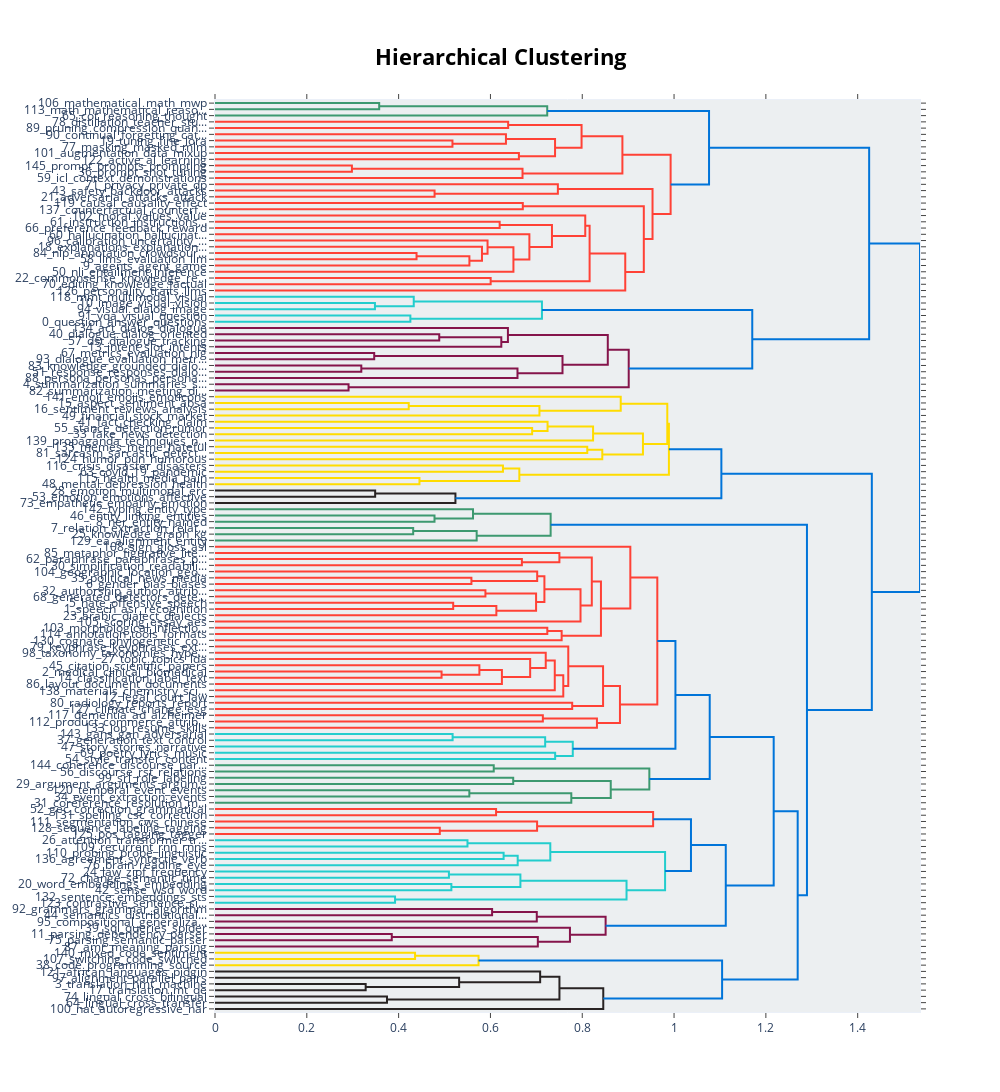

Notebook source saved alongside this figure:
### Markdown cell above
### 5.4 토픽 사이 잠재적 계층구조 시각화

### Code cell
topic_model.visualize_hierarchy()

### Figure 1 — Plotly figure (JSON) as saved in the notebook; plotly's stock layout.template omitted (floating-point values rounded to 4 significant figures; data arrays with more than 128 entries replaced by an {"elided": "..."} marker saying what was removed)
{"data": [{"hoverinfo": "text", "marker": {"color": "rgb(61,153,112)"}, "mode": "lines", "type": "scatter", "x": [0.0, 0.3577, 0.3577, 0.0], "xaxis": "x", "y": [-5.0, -5.0, -15.0, -15.0], "yaxis": "y"}, {"hoverinfo": "text", "marker": {"color": "rgb(61,153,112)"}, "mode": "lines", "type": "scatter", "x": [0.3577, 0.7237, 0.7237, 0.0], "xaxis": "x", "y": [-10.0, -10.0, -25.0, -25.0], "yaxis": "y"}, {"hoverinfo": "text", "marker": {"color": "rgb(255,65,54)"}, "mode": "lines", "type": "scatter", "x": [0.0, 0.6386, 0.6386, 0.0], "xaxis": "x", "y": [-35.0, -35.0, -45.0, -45.0], "yaxis": "y"}, {"hoverinfo": "text", "marker": {"color": "rgb(255,65,54)"}, "mode": "lines", "type": "scatter", "x": [0.0, 0.5173, 0.5173, 0.0], "xaxis": "x", "y": [-65.0, -65.0, -75.0, -75.0], "yaxis": "y"}, {"hoverinfo": "text", "marker": {"color": "rgb(255,65,54)"}, "mode": "lines", "type": "scatter", "x": [0.0, 0.6338, 0.6338, 0.5173], "xaxis": "x", "y": [-55.0, -55.0, -70.0, -70.0], "yaxis": "y"}, {"hoverinfo": "text", "marker": {"color": "rgb(255,65,54)"}, "mode": "lines", "type": "scatter", "x": [0.0, 0.662, 0.662, 0.0], "xaxis": "x", "y": [-85.0, -85.0, -95.0, -95.0], "yaxis": "y"}, {"hoverinfo": "text", "marker": {"color": "rgb(255,65,54)"}, "mode": "lines", "type": "scatter", "x": [0.6338, 0.7407, 0.7407, 0.662], "xaxis": "x", "y": [-62.5, -62.5, -90.0, -90.0], "yaxis": "y"}, {"hoverinfo": "text", "marker": {"color": "rgb(255,65,54)"}, "mode": "lines", "type": "scatter", "x": [0.6386, 0.7985, 0.7985, 0.7407], "xaxis": "x", "y": [-40.0, -40.0, -76.25, -76.25], "yaxis": "y"}, {"hoverinfo": "text", "marker": {"color": "rgb(255,65,54)"}, "mode": "lines", "type": "scatter", "x": [0.0, 0.2982, 0.2982, 0.0], "xaxis": "x", "y": [-105.0, -105.0, -115.0, -115.0], "yaxis": "y"}, {"hoverinfo": "text", "marker": {"color": "rgb(255,65,54)"}, "mode": "lines", "type": "scatter", "x": [0.2982, 0.6699, 0.6699, 0.0], "xaxis": "x", "y": [-110.0, -110.0, -125.0, -125.0], "yaxis": "y"}, {"hoverinfo": "text", "marker": {"color": "rgb(255,65,54)"}, "mode": "lines", "type": "scatter", "x": [0.7985, 0.8875, 0.8875, 0.6699], "xaxis": "x", "y": [-58.12, -58.12, -117.5, -117.5], "yaxis": "y"}, {"hoverinfo": "text", "marker": {"color": "rgb(255,65,54)"}, "mode": "lines", "type": "scatter", "x": [0.0, 0.4783, 0.4783, 0.0], "xaxis": "x", "y": [-145.0, -145.0, -155.0, -155.0], "yaxis": "y"}, {"hoverinfo": "text", "marker": {"color": "rgb(255,65,54)"}, "mode": "lines", "type": "scatter", "x": [0.0, 0.7469, 0.7469, 0.4783], "xaxis": "x", "y": [-135.0, -135.0, -150.0, -150.0], "yaxis": "y"}, {"hoverinfo": "text", "marker": {"color": "rgb(255,65,54)"}, "mode": "lines", "type": "scatter", "x": [0.0, 0.6705, 0.6705, 0.0], "xaxis": "x", "y": [-165.0, -165.0, -175.0, -175.0], "yaxis": "y"}, {"hoverinfo": "text", "marker": {"color": "rgb(255,65,54)"}, "mode": "lines", "type": "scatter", "x": [0.0, 0.6201, 0.6201, 0.0], "xaxis": "x", "y": [-195.0, -195.0, -205.0, -205.0], "yaxis": "y"}, {"hoverinfo": "text", "marker": {"color": "rgb(255,65,54)"}, "mode": "lines", "type": "scatter", "x": [0.0, 0.439, 0.439, 0.0], "xaxis": "x", "y": [-245.0, -245.0, -255.0, -255.0], "yaxis": "y"}, {"hoverinfo": "text", "marker": {"color": "rgb(255,65,54)"}, "mode": "lines", "type": "scatter", "x": [0.439, 0.5542, 0.5542, 0.0], "xaxis": "x", "y": [-250.0, -250.0, -265.0, -265.0], "yaxis": "y"}, {"hoverinfo": "text", "marker": {"color": "rgb(255,65,54)"}, "mode": "lines", "type": "scatter", "x": [0.0, 0.5815, 0.5815, 0.5542], "xaxis": "x", "y": [-235.0, -235.0, -257.5, -257.5], "yaxis": "y"}, {"hoverinfo": "text", "marker": {"color": "rgb(255,65,54)"}, "mode": "lines", "type": "scatter", "x": [0.0, 0.5937, 0.5937, 0.5815], "xaxis": "x", "y": [-225.0, -225.0, -246.2, -246.2], "yaxis": "y"}, {"hoverinfo": "text", "marker": {"color": "rgb(255,65,54)"}, "mode": "lines", "type": "scatter", "x": [0.5937, 0.6501, 0.6501, 0.0], "xaxis": "x", "y": [-235.6, -235.6, -275.0, -275.0], "yaxis": "y"}, {"hoverinfo": "text", "marker": {"color": "rgb(255,65,54)"}, "mode": "lines", "type": "scatter", "x": [0.0, 0.6849, 0.6849, 0.6501], "xaxis": "x", "y": [-215.0, -215.0, -255.3, -255.3], "yaxis": "y"}, {"hoverinfo": "text", "marker": {"color": "rgb(255,65,54)"}, "mode": "lines", "type": "scatter", "x": [0.6201, 0.734, 0.734, 0.6849], "xaxis": "x", "y": [-200.0, -200.0, -235.2, -235.2], "yaxis": "y"}, {"hoverinfo": "text", "marker": {"color": "rgb(255,65,54)"}, "mode": "lines", "type": "scatter", "x": [0.0, 0.8065, 0.8065, 0.734], "xaxis": "x", "y": [-185.0, -185.0, -217.6, -217.6], "yaxis": "y"}, {"hoverinfo": "text", "marker": {"color": "rgb(255,65,54)"}, "mode": "lines", "type": "scatter", "x": [0.0, 0.6005, 0.6005, 0.0], "xaxis": "x", "y": [-285.0, -285.0, -295.0, -295.0], "yaxis": "y"}, {"hoverinfo": "text", "marker": {"color": "rgb(255,65,54)"}, "mode": "lines", "type": "scatter", "x": [0.8065, 0.816, 0.816, 0.6005], "xaxis": "x", "y": [-201.3, -201.3, -290.0, -290.0], "yaxis": "y"}, {"hoverinfo": "text", "marker": {"color": "rgb(255,65,54)"}, "mode": "lines", "type": "scatter", "x": [0.816, 0.8937, 0.8937, 0.0], "xaxis": "x", "y": [-245.6, -245.6, -305.0, -305.0], "yaxis": "y"}, {"hoverinfo": "text", "marker": {"color": "rgb(255,65,54)"}, "mode": "lines", "type": "scatter", "x": [0.6705, 0.9341, 0.9341, 0.8937], "xaxis": "x", "y": [-170.0, -170.0, -275.3, -275.3], "yaxis": "y"}, {"hoverinfo": "text", "marker": {"color": "rgb(255,65,54)"}, "mode": "lines", "type": "scatter", "x": [0.7469, 0.9531, 0.9531, 0.9341], "xaxis": "x", "y": [-142.5, -142.5, -222.7, -222.7], "yaxis": "y"}, {"hoverinfo": "text", "marker": {"color": "rgb(255,65,54)"}, "mode": "lines", "type": "scatter", "x": [0.8875, 0.9925, 0.9925, 0.9531], "xaxis": "x", "y": [-87.81, -87.81, -182.6, -182.6], "yaxis": "y"}, {"hoverinfo": "text", "marker": {"color": "rgb(0,116,217)"}, "mode": "lines", "type": "scatter", "x": [0.7237, 1.076, 1.076, 0.9925], "xaxis": "x", "y": [-17.5, -17.5, -135.2, -135.2], "yaxis": "y"}, {"hoverinfo": "text", "marker": {"color": "rgb(35,205,205)"}, "mode": "lines", "type": "scatter", "x": [0.0, 0.3484, 0.3484, 0.0], "xaxis": "x", "y": [-325.0, -325.0, -335.0, -335.0], "yaxis": "y"}, {"hoverinfo": "text", "marker": {"color": "rgb(35,205,205)"}, "mode": "lines", "type": "scatter", "x": [0.0, 0.4329, 0.4329, 0.3484], "xaxis": "x", "y": [-315.0, -315.0, -330.0, -330.0], "yaxis": "y"}, {"hoverinfo": "text", "marker": {"color": "rgb(35,205,205)"}, "mode": "lines", "type": "scatter", "x": [0.0, 0.4256, 0.4256, 0.0], "xaxis": "x", "y": [-345.0, -345.0, -355.0, -355.0], "yaxis": "y"}, {"hoverinfo": "text", "marker": {"color": "rgb(35,205,205)"}, "mode": "lines", "type": "scatter", "x": [0.4329, 0.7122, 0.7122, 0.4256], "xaxis": "x", "y": [-322.5, -322.5, -350.0, -350.0], "yaxis": "y"}, {"hoverinfo": "text", "marker": {"color": "rgb(133,20,75)"}, "mode": "lines", "type": "scatter", "x": [0.0, 0.4885, 0.4885, 0.0], "xaxis": "x", "y": [-375.0, -375.0, -385.0, -385.0], "yaxis": "y"}, {"hoverinfo": "text", "marker": {"color": "rgb(133,20,75)"}, "mode": "lines", "type": "scatter", "x": [0.4885, 0.6237, 0.6237, 0.0], "xaxis": "x", "y": [-380.0, -380.0, -395.0, -395.0], "yaxis": "y"}, {"hoverinfo": "text", "marker": {"color": "rgb(133,20,75)"}, "mode": "lines", "type": "scatter", "x": [0.0, 0.6381, 0.6381, 0.6237], "xaxis": "x", "y": [-365.0, -365.0, -387.5, -387.5], "yaxis": "y"}, {"hoverinfo": "text", "marker": {"color": "rgb(133,20,75)"}, "mode": "lines", "type": "scatter", "x": [0.0, 0.3468, 0.3468, 0.0], "xaxis": "x", "y": [-405.0, -405.0, -415.0, -415.0], "yaxis": "y"}, {"hoverinfo": "text", "marker": {"color": "rgb(133,20,75)"}, "mode": "lines", "type": "scatter", "x": [0.0, 0.3187, 0.3187, 0.0], "xaxis": "x", "y": [-425.0, -425.0, -435.0, -435.0], "yaxis": "y"}, {"hoverinfo": "text", "marker": {"color": "rgb(133,20,75)"}, "mode": "lines", "type": "scatter", "x": [0.3187, 0.6589, 0.6589, 0.0], "xaxis": "x", "y": [-430.0, -430.0, -445.0, -445.0], "yaxis": "y"}, {"hoverinfo": "text", "marker": {"color": "rgb(133,20,75)"}, "mode": "lines", "type": "scatter", "x": [0.3468, 0.757, 0.757, 0.6589], "xaxis": "x", "y": [-410.0, -410.0, -437.5, -437.5], "yaxis": "y"}, {"hoverinfo": "text", "marker": {"color": "rgb(133,20,75)"}, "mode": "lines", "type": "scatter", "x": [0.6381, 0.8556, 0.8556, 0.757], "xaxis": "x", "y": [-376.2, -376.2, -423.8, -423.8], "yaxis": "y"}, {"hoverinfo": "text", "marker": {"color": "rgb(133,20,75)"}, "mode": "lines", "type": "scatter", "x": [0.0, 0.2909, 0.2909, 0.0], "xaxis": "x", "y": [-455.0, -455.0, -465.0, -465.0], "yaxis": "y"}, {"hoverinfo": "text", "marker": {"color": "rgb(133,20,75)"}, "mode": "lines", "type": "scatter", "x": [0.8556, 0.9012, 0.9012, 0.2909], "xaxis": "x", "y": [-400.0, -400.0, -460.0, -460.0], "yaxis": "y"}, {"hoverinfo": "text", "marker": {"color": "rgb(0,116,217)"}, "mode": "lines", "type": "scatter", "x": [0.7122, 1.17, 1.17, 0.9012], "xaxis": "x", "y": [-336.2, -336.2, -430.0, -430.0], "yaxis": "y"}, {"hoverinfo": "text", "marker": {"color": "rgb(0,116,217)"}, "mode": "lines", "type": "scatter", "x": [1.076, 1.425, 1.425, 1.17], "xaxis": "x", "y": [-76.35, -76.35, -383.1, -383.1], "yaxis": "y"}, {"hoverinfo": "text", "marker": {"color": "rgb(255,220,0)"}, "mode": "lines", "type": "scatter", "x": [0.0, 0.422, 0.422, 0.0], "xaxis": "x", "y": [-485.0, -485.0, -495.0, -495.0], "yaxis": "y"}, {"hoverinfo": "text", "marker": {"color": "rgb(255,220,0)"}, "mode": "lines", "type": "scatter", "x": [0.422, 0.7067, 0.7067, 0.0], "xaxis": "x", "y": [-490.0, -490.0, -505.0, -505.0], "yaxis": "y"}, {"hoverinfo": "text", "marker": {"color": "rgb(255,220,0)"}, "mode": "lines", "type": "scatter", "x": [0.0, 0.8838, 0.8838, 0.7067], "xaxis": "x", "y": [-475.0, -475.0, -497.5, -497.5], "yaxis": "y"}, {"hoverinfo": "text", "marker": {"color": "rgb(255,220,0)"}, "mode": "lines", "type": "scatter", "x": [0.0, 0.6909, 0.6909, 0.0], "xaxis": "x", "y": [-525.0, -525.0, -535.0, -535.0], "yaxis": "y"}, {"hoverinfo": "text", "marker": {"color": "rgb(255,220,0)"}, "mode": "lines", "type": "scatter", "x": [0.0, 0.7244, 0.7244, 0.6909], "xaxis": "x", "y": [-515.0, -515.0, -530.0, -530.0], "yaxis": "y"}, {"hoverinfo": "text", "marker": {"color": "rgb(255,220,0)"}, "mode": "lines", "type": "scatter", "x": [0.7244, 0.8236, 0.8236, 0.0], "xaxis": "x", "y": [-522.5, -522.5, -545.0, -545.0], "yaxis": "y"}, {"hoverinfo": "text", "marker": {"color": "rgb(255,220,0)"}, "mode": "lines", "type": "scatter", "x": [0.0, 0.8109, 0.8109, 0.0], "xaxis": "x", "y": [-555.0, -555.0, -565.0, -565.0], "yaxis": "y"}, {"hoverinfo": "text", "marker": {"color": "rgb(255,220,0)"}, "mode": "lines", "type": "scatter", "x": [0.8109, 0.8437, 0.8437, 0.0], "xaxis": "x", "y": [-560.0, -560.0, -575.0, -575.0], "yaxis": "y"}, {"hoverinfo": "text", "marker": {"color": "rgb(255,220,0)"}, "mode": "lines", "type": "scatter", "x": [0.8236, 0.9322, 0.9322, 0.8437], "xaxis": "x", "y": [-533.8, -533.8, -567.5, -567.5], "yaxis": "y"}, {"hoverinfo": "text", "marker": {"color": "rgb(255,220,0)"}, "mode": "lines", "type": "scatter", "x": [0.8838, 0.9853, 0.9853, 0.9322], "xaxis": "x", "y": [-486.2, -486.2, -550.6, -550.6], "yaxis": "y"}, {"hoverinfo": "text", "marker": {"color": "rgb(255,220,0)"}, "mode": "lines", "type": "scatter", "x": [0.0, 0.6273, 0.6273, 0.0], "xaxis": "x", "y": [-585.0, -585.0, -595.0, -595.0], "yaxis": "y"}, {"hoverinfo": "text", "marker": {"color": "rgb(255,220,0)"}, "mode": "lines", "type": "scatter", "x": [0.0, 0.4454, 0.4454, 0.0], "xaxis": "x", "y": [-605.0, -605.0, -615.0, -615.0], "yaxis": "y"}, {"hoverinfo": "text", "marker": {"color": "rgb(255,220,0)"}, "mode": "lines", "type": "scatter", "x": [0.6273, 0.6629, 0.6629, 0.4454], "xaxis": "x", "y": [-590.0, -590.0, -610.0, -610.0], "yaxis": "y"}, {"hoverinfo": "text", "marker": {"color": "rgb(255,220,0)"}, "mode": "lines", "type": "scatter", "x": [0.9853, 0.9888, 0.9888, 0.6629], "xaxis": "x", "y": [-518.4, -518.4, -600.0, -600.0], "yaxis": "y"}, {"hoverinfo": "text", "marker": {"color": "rgb(40,35,35)"}, "mode": "lines", "type": "scatter", "x": [0.0, 0.3489, 0.3489, 0.0], "xaxis": "x", "y": [-625.0, -625.0, -635.0, -635.0], "yaxis": "y"}, {"hoverinfo": "text", "marker": {"color": "rgb(40,35,35)"}, "mode": "lines", "type": "scatter", "x": [0.3489, 0.5237, 0.5237, 0.0], "xaxis": "x", "y": [-630.0, -630.0, -645.0, -645.0], "yaxis": "y"}, {"hoverinfo": "text", "marker": {"color": "rgb(0,116,217)"}, "mode": "lines", "type": "scatter", "x": [0.9888, 1.103, 1.103, 0.5237], "xaxis": "x", "y": [-559.2, -559.2, -637.5, -637.5], "yaxis": "y"}, {"hoverinfo": "text", "marker": {"color": "rgb(61,153,112)"}, "mode": "lines", "type": "scatter", "x": [0.0, 0.4781, 0.4781, 0.0], "xaxis": "x", "y": [-665.0, -665.0, -675.0, -675.0], "yaxis": "y"}, {"hoverinfo": "text", "marker": {"color": "rgb(61,153,112)"}, "mode": "lines", "type": "scatter", "x": [0.0, 0.562, 0.562, 0.4781], "xaxis": "x", "y": [-655.0, -655.0, -670.0, -670.0], "yaxis": "y"}, {"hoverinfo": "text", "marker": {"color": "rgb(61,153,112)"}, "mode": "lines", "type": "scatter", "x": [0.0, 0.4317, 0.4317, 0.0], "xaxis": "x", "y": [-685.0, -685.0, -695.0, -695.0], "yaxis": "y"}, {"hoverinfo": "text", "marker": {"color": "rgb(61,153,112)"}, "mode": "lines", "type": "scatter", "x": [0.4317, 0.57, 0.57, 0.0], "xaxis": "x", "y": [-690.0, -690.0, -705.0, -705.0], "yaxis": "y"}, {"hoverinfo": "text", "marker": {"color": "rgb(61,153,112)"}, "mode": "lines", "type": "scatter", "x": [0.562, 0.7311, 0.7311, 0.57], "xaxis": "x", "y": [-662.5, -662.5, -697.5, -697.5], "yaxis": "y"}, {"hoverinfo": "text", "marker": {"color": "rgb(255,65,54)"}, "mode": "lines", "type": "scatter", "x": [0.0, 0.6685, 0.6685, 0.0], "xaxis": "x", "y": [-735.0, -735.0, -745.0, -745.0], "yaxis": "y"}, {"hoverinfo": "text", "marker": {"color": "rgb(255,65,54)"}, "mode": "lines", "type": "scatter", "x": [0.0, 0.7502, 0.7502, 0.6685], "xaxis": "x", "y": [-725.0, -725.0, -740.0, -740.0], "yaxis": "y"}, {"hoverinfo": "text", "marker": {"color": "rgb(255,65,54)"}, "mode": "lines", "type": "scatter", "x": [0.0, 0.5586, 0.5586, 0.0], "xaxis": "x", "y": [-765.0, -765.0, -775.0, -775.0], "yaxis": "y"}, {"hoverinfo": "text", "marker": {"color": "rgb(255,65,54)"}, "mode": "lines", "type": "scatter", "x": [0.0, 0.7019, 0.7019, 0.5586], "xaxis": "x", "y": [-755.0, -755.0, -770.0, -770.0], "yaxis": "y"}, {"hoverinfo": "text", "marker": {"color": "rgb(255,65,54)"}, "mode": "lines", "type": "scatter", "x": [0.0, 0.5891, 0.5891, 0.0], "xaxis": "x", "y": [-785.0, -785.0, -795.0, -795.0], "yaxis": "y"}, {"hoverinfo": "text", "marker": {"color": "rgb(255,65,54)"}, "mode": "lines", "type": "scatter", "x": [0.0, 0.5189, 0.5189, 0.0], "xaxis": "x", "y": [-805.0, -805.0, -815.0, -815.0], "yaxis": "y"}, {"hoverinfo": "text", "marker": {"color": "rgb(255,65,54)"}, "mode": "lines", "type": "scatter", "x": [0.5189, 0.6129, 0.6129, 0.0], "xaxis": "x", "y": [-810.0, -810.0, -825.0, -825.0], "yaxis": "y"}, {"hoverinfo": "text", "marker": {"color": "rgb(255,65,54)"}, "mode": "lines", "type": "scatter", "x": [0.5891, 0.6994, 0.6994, 0.6129], "xaxis": "x", "y": [-790.0, -790.0, -817.5, -817.5], "yaxis": "y"}, {"hoverinfo": "text", "marker": {"color": "rgb(255,65,54)"}, "mode": "lines", "type": "scatter", "x": [0.7019, 0.7176, 0.7176, 0.6994], "xaxis": "x", "y": [-762.5, -762.5, -803.8, -803.8], "yaxis": "y"}, {"hoverinfo": "text", "marker": {"color": "rgb(255,65,54)"}, "mode": "lines", "type": "scatter", "x": [0.7176, 0.7962, 0.7962, 0.0], "xaxis": "x", "y": [-783.1, -783.1, -835.0, -835.0], "yaxis": "y"}, {"hoverinfo": "text", "marker": {"color": "rgb(255,65,54)"}, "mode": "lines", "type": "scatter", "x": [0.7502, 0.8208, 0.8208, 0.7962], "xaxis": "x", "y": [-732.5, -732.5, -809.1, -809.1], "yaxis": "y"}, {"hoverinfo": "text", "marker": {"color": "rgb(255,65,54)"}, "mode": "lines", "type": "scatter", "x": [0.0, 0.7239, 0.7239, 0.0], "xaxis": "x", "y": [-845.0, -845.0, -855.0, -855.0], "yaxis": "y"}, {"hoverinfo": "text", "marker": {"color": "rgb(255,65,54)"}, "mode": "lines", "type": "scatter", "x": [0.7239, 0.7551, 0.7551, 0.0], "xaxis": "x", "y": [-850.0, -850.0, -865.0, -865.0], "yaxis": "y"}, {"hoverinfo": "text", "marker": {"color": "rgb(255,65,54)"}, "mode": "lines", "type": "scatter", "x": [0.8208, 0.8408, 0.8408, 0.7551], "xaxis": "x", "y": [-770.8, -770.8, -857.5, -857.5], "yaxis": "y"}, {"hoverinfo": "text", "marker": {"color": "rgb(255,65,54)"}, "mode": "lines", "type": "scatter", "x": [0.0, 0.9047, 0.9047, 0.8408], "xaxis": "x", "y": [-715.0, -715.0, -814.1, -814.1], "yaxis": "y"}, {"hoverinfo": "text", "marker": {"color": "rgb(255,65,54)"}, "mode": "lines", "type": "scatter", "x": [0.0, 0.4935, 0.4935, 0.0], "xaxis": "x", "y": [-915.0, -915.0, -925.0, -925.0], "yaxis": "y"}, {"hoverinfo": "text", "marker": {"color": "rgb(255,65,54)"}, "mode": "lines", "type": "scatter", "x": [0.0, 0.5759, 0.5759, 0.4935], "xaxis": "x", "y": [-905.0, -905.0, -920.0, -920.0], "yaxis": "y"}, {"hoverinfo": "text", "marker": {"color": "rgb(255,65,54)"}, "mode": "lines", "type": "scatter", "x": [0.5759, 0.625, 0.625, 0.0], "xaxis": "x", "y": [-912.5, -912.5, -935.0, -935.0], "yaxis": "y"}, {"hoverinfo": "text", "marker": {"color": "rgb(255,65,54)"}, "mode": "lines", "type": "scatter", "x": [0.0, 0.6865, 0.6865, 0.625], "xaxis": "x", "y": [-895.0, -895.0, -923.8, -923.8], "yaxis": "y"}, {"hoverinfo": "text", "marker": {"color": "rgb(255,65,54)"}, "mode": "lines", "type": "scatter", "x": [0.0, 0.7205, 0.7205, 0.6865], "xaxis": "x", "y": [-885.0, -885.0, -909.4, -909.4], "yaxis": "y"}, {"hoverinfo": "text", "marker": {"color": "rgb(255,65,54)"}, "mode": "lines", "type": "scatter", "x": [0.7205, 0.7402, 0.7402, 0.0], "xaxis": "x", "y": [-897.2, -897.2, -945.0, -945.0], "yaxis": "y"}, {"hoverinfo": "text", "marker": {"color": "rgb(255,65,54)"}, "mode": "lines", "type": "scatter", "x": [0.7402, 0.7587, 0.7587, 0.0], "xaxis": "x", "y": [-921.1, -921.1, -955.0, -955.0], "yaxis": "y"}, {"hoverinfo": "text", "marker": {"color": "rgb(255,65,54)"}, "mode": "lines", "type": "scatter", "x": [0.0, 0.7696, 0.7696, 0.7587], "xaxis": "x", "y": [-875.0, -875.0, -938.0, -938.0], "yaxis": "y"}, {"hoverinfo": "text", "marker": {"color": "rgb(255,65,54)"}, "mode": "lines", "type": "scatter", "x": [0.0, 0.7781, 0.7781, 0.0], "xaxis": "x", "y": [-965.0, -965.0, -975.0, -975.0], "yaxis": "y"}, {"hoverinfo": "text", "marker": {"color": "rgb(255,65,54)"}, "mode": "lines", "type": "scatter", "x": [0.7696, 0.8454, 0.8454, 0.7781], "xaxis": "x", "y": [-906.5, -906.5, -970.0, -970.0], "yaxis": "y"}, {"hoverinfo": "text", "marker": {"color": "rgb(255,65,54)"}, "mode": "lines", "type": "scatter", "x": [0.0, 0.7142, 0.7142, 0.0], "xaxis": "x", "y": [-985.0, -985.0, -995.0, -995.0], "yaxis": "y"}, {"hoverinfo": "text", "marker": {"color": "rgb(255,65,54)"}, "mode": "lines", "type": "scatter", "x": [0.7142, 0.832, 0.832, 0.0], "xaxis": "x", "y": [-990.0, -990.0, -1005.0, -1005.0], "yaxis": "y"}, {"hoverinfo": "text", "marker": {"color": "rgb(255,65,54)"}, "mode": "lines", "type": "scatter", "x": [0.8454, 0.8821, 0.8821, 0.832], "xaxis": "x", "y": [-938.3, -938.3, -997.5, -997.5], "yaxis": "y"}, {"hoverinfo": "text", "marker": {"color": "rgb(255,65,54)"}, "mode": "lines", "type": "scatter", "x": [0.9047, 0.9635, 0.9635, 0.8821], "xaxis": "x", "y": [-764.6, -764.6, -967.9, -967.9], "yaxis": "y"}, {"hoverinfo": "text", "marker": {"color": "rgb(35,205,205)"}, "mode": "lines", "type": "scatter", "x": [0.0, 0.5176, 0.5176, 0.0], "xaxis": "x", "y": [-1015.0, -1015.0, -1025.0, -1025.0], "yaxis": "y"}, {"hoverinfo": "text", "marker": {"color": "rgb(35,205,205)"}, "mode": "lines", "type": "scatter", "x": [0.5176, 0.7192, 0.7192, 0.0], "xaxis": "x", "y": [-1020.0, -1020.0, -1035.0, -1035.0], "yaxis": "y"}, {"hoverinfo": "text", "marker": {"color": "rgb(35,205,205)"}, "mode": "lines", "type": "scatter", "x": [0.0, 0.741, 0.741, 0.0], "xaxis": "x", "y": [-1045.0, -1045.0, -1055.0, -1055.0], "yaxis": "y"}, {"hoverinfo": "text", "marker": {"color": "rgb(35,205,205)"}, "mode": "lines", "type": "scatter", "x": [0.7192, 0.7794, 0.7794, 0.741], "xaxis": "x", "y": [-1028.0, -1028.0, -1050.0, -1050.0], "yaxis": "y"}, {"hoverinfo": "text", "marker": {"color": "rgb(0,116,217)"}, "mode": "lines", "type": "scatter", "x": [0.9635, 1.003, 1.003, 0.7794], "xaxis": "x", "y": [-866.2, -866.2, -1039.0, -1039.0], "yaxis": "y"}, {"hoverinfo": "text", "marker": {"color": "rgb(61,153,112)"}, "mode": "lines", "type": "scatter", "x": [0.0, 0.6072, 0.6072, 0.0], "xaxis": "x", "y": [-1065.0, -1065.0, -1075.0, -1075.0], "yaxis": "y"}, {"hoverinfo": "text", "marker": {"color": "rgb(61,153,112)"}, "mode": "lines", "type": "scatter", "x": [0.0, 0.6496, 0.6496, 0.0], "xaxis": "x", "y": [-1085.0, -1085.0, -1095.0, -1095.0], "yaxis": "y"}, {"hoverinfo": "text", "marker": {"color": "rgb(61,153,112)"}, "mode": "lines", "type": "scatter", "x": [0.0, 0.554, 0.554, 0.0], "xaxis": "x", "y": [-1105.0, -1105.0, -1115.0, -1115.0], "yaxis": "y"}, {"hoverinfo": "text", "marker": {"color": "rgb(61,153,112)"}, "mode": "lines", "type": "scatter", "x": [0.554, 0.7762, 0.7762, 0.0], "xaxis": "x", "y": [-1110.0, -1110.0, -1125.0, -1125.0], "yaxis": "y"}, {"hoverinfo": "text", "marker": {"color": "rgb(61,153,112)"}, "mode": "lines", "type": "scatter", "x": [0.6496, 0.8621, 0.8621, 0.7762], "xaxis": "x", "y": [-1090.0, -1090.0, -1118.0, -1118.0], "yaxis": "y"}, {"hoverinfo": "text", "marker": {"color": "rgb(61,153,112)"}, "mode": "lines", "type": "scatter", "x": [0.6072, 0.9462, 0.9462, 0.8621], "xaxis": "x", "y": [-1070.0, -1070.0, -1104.0, -1104.0], "yaxis": "y"}, {"hoverinfo": "text", "marker": {"color": "rgb(0,116,217)"}, "mode": "lines", "type": "scatter", "x": [1.003, 1.078, 1.078, 0.9462], "xaxis": "x", "y": [-952.5, -952.5, -1087.0, -1087.0], "yaxis": "y"}, {"hoverinfo": "text", "marker": {"color": "rgb(255,65,54)"}, "mode": "lines", "type": "scatter", "x": [0.0, 0.6123, 0.6123, 0.0], "xaxis": "x", "y": [-1135.0, -1135.0, -1145.0, -1145.0], "yaxis": "y"}, {"hoverinfo": "text", "marker": {"color": "rgb(255,65,54)"}, "mode": "lines", "type": "scatter", "x": [0.0, 0.4897, 0.4897, 0.0], "xaxis": "x", "y": [-1165.0, -1165.0, -1175.0, -1175.0], "yaxis": "y"}, {"hoverinfo": "text", "marker": {"color": "rgb(255,65,54)"}, "mode": "lines", "type": "scatter", "x": [0.0, 0.7016, 0.7016, 0.4897], "xaxis": "x", "y": [-1155.0, -1155.0, -1170.0, -1170.0], "yaxis": "y"}, {"hoverinfo": "text", "marker": {"color": "rgb(255,65,54)"}, "mode": "lines", "type": "scatter", "x": [0.6123, 0.9544, 0.9544, 0.7016], "xaxis": "x", "y": [-1140.0, -1140.0, -1162.0, -1162.0], "yaxis": "y"}, {"hoverinfo": "text", "marker": {"color": "rgb(35,205,205)"}, "mode": "lines", "type": "scatter", "x": [0.0, 0.55, 0.55, 0.0], "xaxis": "x", "y": [-1185.0, -1185.0, -1195.0, -1195.0], "yaxis": "y"}, {"hoverinfo": "text", "marker": {"color": "rgb(35,205,205)"}, "mode": "lines", "type": "scatter", "x": [0.0, 0.6287, 0.6287, 0.0], "xaxis": "x", "y": [-1205.0, -1205.0, -1215.0, -1215.0], "yaxis": "y"}, {"hoverinfo": "text", "marker": {"color": "rgb(35,205,205)"}, "mode": "lines", "type": "scatter", "x": [0.6287, 0.6594, 0.6594, 0.0], "xaxis": "x", "y": [-1210.0, -1210.0, -1225.0, -1225.0], "yaxis": "y"}, {"hoverinfo": "text", "marker": {"color": "rgb(35,205,205)"}, "mode": "lines", "type": "scatter", "x": [0.55, 0.7304, 0.7304, 0.6594], "xaxis": "x", "y": [-1190.0, -1190.0, -1218.0, -1218.0], "yaxis": "y"}, {"hoverinfo": "text", "marker": {"color": "rgb(35,205,205)"}, "mode": "lines", "type": "scatter", "x": [0.0, 0.5095, 0.5095, 0.0], "xaxis": "x", "y": [-1235.0, -1235.0, -1245.0, -1245.0], "yaxis": "y"}, {"hoverinfo": "text", "marker": {"color": "rgb(35,205,205)"}, "mode": "lines", "type": "scatter", "x": [0.0, 0.5149, 0.5149, 0.0], "xaxis": "x", "y": [-1255.0, -1255.0, -1265.0, -1265.0], "yaxis": "y"}, {"hoverinfo": "text", "marker": {"color": "rgb(35,205,205)"}, "mode": "lines", "type": "scatter", "x": [0.5095, 0.6653, 0.6653, 0.5149], "xaxis": "x", "y": [-1240.0, -1240.0, -1260.0, -1260.0], "yaxis": "y"}, {"hoverinfo": "text", "marker": {"color": "rgb(35,205,205)"}, "mode": "lines", "type": "scatter", "x": [0.0, 0.3922, 0.3922, 0.0], "xaxis": "x", "y": [-1275.0, -1275.0, -1285.0, -1285.0], "yaxis": "y"}, {"hoverinfo": "text", "marker": {"color": "rgb(35,205,205)"}, "mode": "lines", "type": "scatter", "x": [0.6653, 0.8965, 0.8965, 0.3922], "xaxis": "x", "y": [-1250.0, -1250.0, -1280.0, -1280.0], "yaxis": "y"}, {"hoverinfo": "text", "marker": {"color": "rgb(35,205,205)"}, "mode": "lines", "type": "scatter", "x": [0.7304, 0.9804, 0.9804, 0.8965], "xaxis": "x", "y": [-1204.0, -1204.0, -1265.0, -1265.0], "yaxis": "y"}, {"hoverinfo": "text", "marker": {"color": "rgb(0,116,217)"}, "mode": "lines", "type": "scatter", "x": [0.9544, 1.037, 1.037, 0.9804], "xaxis": "x", "y": [-1151.0, -1151.0, -1234.0, -1234.0], "yaxis": "y"}, {"hoverinfo": "text", "marker": {"color": "rgb(133,20,75)"}, "mode": "lines", "type": "scatter", "x": [0.0, 0.6036, 0.6036, 0.0], "xaxis": "x", "y": [-1295.0, -1295.0, -1305.0, -1305.0], "yaxis": "y"}, {"hoverinfo": "text", "marker": {"color": "rgb(133,20,75)"}, "mode": "lines", "type": "scatter", "x": [0.6036, 0.7009, 0.7009, 0.0], "xaxis": "x", "y": [-1300.0, -1300.0, -1315.0, -1315.0], "yaxis": "y"}, {"hoverinfo": "text", "marker": {"color": "rgb(133,20,75)"}, "mode": "lines", "type": "scatter", "x": [0.0, 0.3851, 0.3851, 0.0], "xaxis": "x", "y": [-1335.0, -1335.0, -1345.0, -1345.0], "yaxis": "y"}, {"hoverinfo": "text", "marker": {"color": "rgb(133,20,75)"}, "mode": "lines", "type": "scatter", "x": [0.3851, 0.7032, 0.7032, 0.0], "xaxis": "x", "y": [-1340.0, -1340.0, -1355.0, -1355.0], "yaxis": "y"}, {"hoverinfo": "text", "marker": {"color": "rgb(133,20,75)"}, "mode": "lines", "type": "scatter", "x": [0.0, 0.7732, 0.7732, 0.7032], "xaxis": "x", "y": [-1325.0, -1325.0, -1348.0, -1348.0], "yaxis": "y"}, {"hoverinfo": "text", "marker": {"color": "rgb(133,20,75)"}, "mode": "lines", "type": "scatter", "x": [0.7009, 0.8509, 0.8509, 0.7732], "xaxis": "x", "y": [-1308.0, -1308.0, -1336.0, -1336.0], "yaxis": "y"}, {"hoverinfo": "text", "marker": {"color": "rgb(0,116,217)"}, "mode": "lines", "type": "scatter", "x": [1.037, 1.113, 1.113, 0.8509], "xaxis": "x", "y": [-1193.0, -1193.0, -1322.0, -1322.0], "yaxis": "y"}, {"hoverinfo": "text", "marker": {"color": "rgb(0,116,217)"}, "mode": "lines", "type": "scatter", "x": [1.078, 1.217, 1.217, 1.113], "xaxis": "x", "y": [-1020.0, -1020.0, -1257.0, -1257.0], "yaxis": "y"}, {"hoverinfo": "text", "marker": {"color": "rgb(255,220,0)"}, "mode": "lines", "type": "scatter", "x": [0.0, 0.4358, 0.4358, 0.0], "xaxis": "x", "y": [-1365.0, -1365.0, -1375.0, -1375.0], "yaxis": "y"}, {"hoverinfo": "text", "marker": {"color": "rgb(255,220,0)"}, "mode": "lines", "type": "scatter", "x": [0.4358, 0.5741, 0.5741, 0.0], "xaxis": "x", "y": [-1370.0, -1370.0, -1385.0, -1385.0], "yaxis": "y"}, {"hoverinfo": "text", "marker": {"color": "rgb(40,35,35)"}, "mode": "lines", "type": "scatter", "x": [0.0, 0.3282, 0.3282, 0.0], "xaxis": "x", "y": [-1415.0, -1415.0, -1425.0, -1425.0], "yaxis": "y"}, {"hoverinfo": "text", "marker": {"color": "rgb(40,35,35)"}, "mode": "lines", "type": "scatter", "x": [0.0, 0.5318, 0.5318, 0.3282], "xaxis": "x", "y": [-1405.0, -1405.0, -1420.0, -1420.0], "yaxis": "y"}, {"hoverinfo": "text", "marker": {"color": "rgb(40,35,35)"}, "mode": "lines", "type": "scatter", "x": [0.0, 0.7083, 0.7083, 0.5318], "xaxis": "x", "y": [-1395.0, -1395.0, -1412.0, -1412.0], "yaxis": "y"}, {"hoverinfo": "text", "marker": {"color": "rgb(40,35,35)"}, "mode": "lines", "type": "scatter", "x": [0.0, 0.3747, 0.3747, 0.0], "xaxis": "x", "y": [-1435.0, -1435.0, -1445.0, -1445.0], "yaxis": "y"}, {"hoverinfo": "text", "marker": {"color": "rgb(40,35,35)"}, "mode": "lines", "type": "scatter", "x": [0.7083, 0.7503, 0.7503, 0.3747], "xaxis": "x", "y": [-1404.0, -1404.0, -1440.0, -1440.0], "yaxis": "y"}, {"hoverinfo": "text", "marker": {"color": "rgb(40,35,35)"}, "mode": "lines", "type": "scatter", "x": [0.7503, 0.8458, 0.8458, 0.0], "xaxis": "x", "y": [-1422.0, -1422.0, -1455.0, -1455.0], "yaxis": "y"}, {"hoverinfo": "text", "marker": {"color": "rgb(0,116,217)"}, "mode": "lines", "type": "scatter", "x": [0.5741, 1.105, 1.105, 0.8458], "xaxis": "x", "y": [-1378.0, -1378.0, -1438.0, -1438.0], "yaxis": "y"}, {"hoverinfo": "text", "marker": {"color": "rgb(0,116,217)"}, "mode": "lines", "type": "scatter", "x": [1.217, 1.269, 1.269, 1.105], "xaxis": "x", "y": [-1139.0, -1139.0, -1408.0, -1408.0], "yaxis": "y"}, {"hoverinfo": "text", "marker": {"color": "rgb(0,116,217)"}, "mode": "lines", "type": "scatter", "x": [0.7311, 1.29, 1.29, 1.269], "xaxis": "x", "y": [-680.0, -680.0, -1273.0, -1273.0], "yaxis": "y"}, {"hoverinfo": "text", "marker": {"color": "rgb(0,116,217)"}, "mode": "lines", "type": "scatter", "x": [1.103, 1.431, 1.431, 1.29], "xaxis": "x", "y": [-598.4, -598.4, -976.6, -976.6], "yaxis": "y"}, {"hoverinfo": "text", "marker": {"color": "rgb(0,116,217)"}, "mode": "lines", "type": "scatter", "x": [1.425, 1.536, 1.536, 1.431], "xaxis": "x", "y": [-229.7, -229.7, -787.5, -787.5], "yaxis": "y"}], "layout": {"autosize": false, "height": 2390, "hoverlabel": {"bgcolor": "white", "font": {"family": "Rockwell", "size": 16}}, "hovermode": "closest", "plot_bgcolor": "#ECEFF1", "showlegend": false, "title": {"font": {"color": "Black", "size": 22}, "text": "<b>Hierarchical Clustering</b>", "x": 0.5, "xanchor": "center", "yanchor": "top"}, "width": 1000, "xaxis": {"mirror": "allticks", "rangemode": "tozero", "showgrid": false, "showline": true, "showticklabels": true, "ticks": "outside", "type": "linear", "zeroline": false}, "yaxis": {"mirror": "allticks", "range": [-1460, 0], "rangemode": "tozero", "showgrid": false, "showline": true, "showticklabels": true, "tickmode": "array", "ticks": "outside", "ticktext": {"elided": "146 str values"}, "tickvals": {"elided": "146 int values"}, "type": "linear", "zeroline": false}}}
